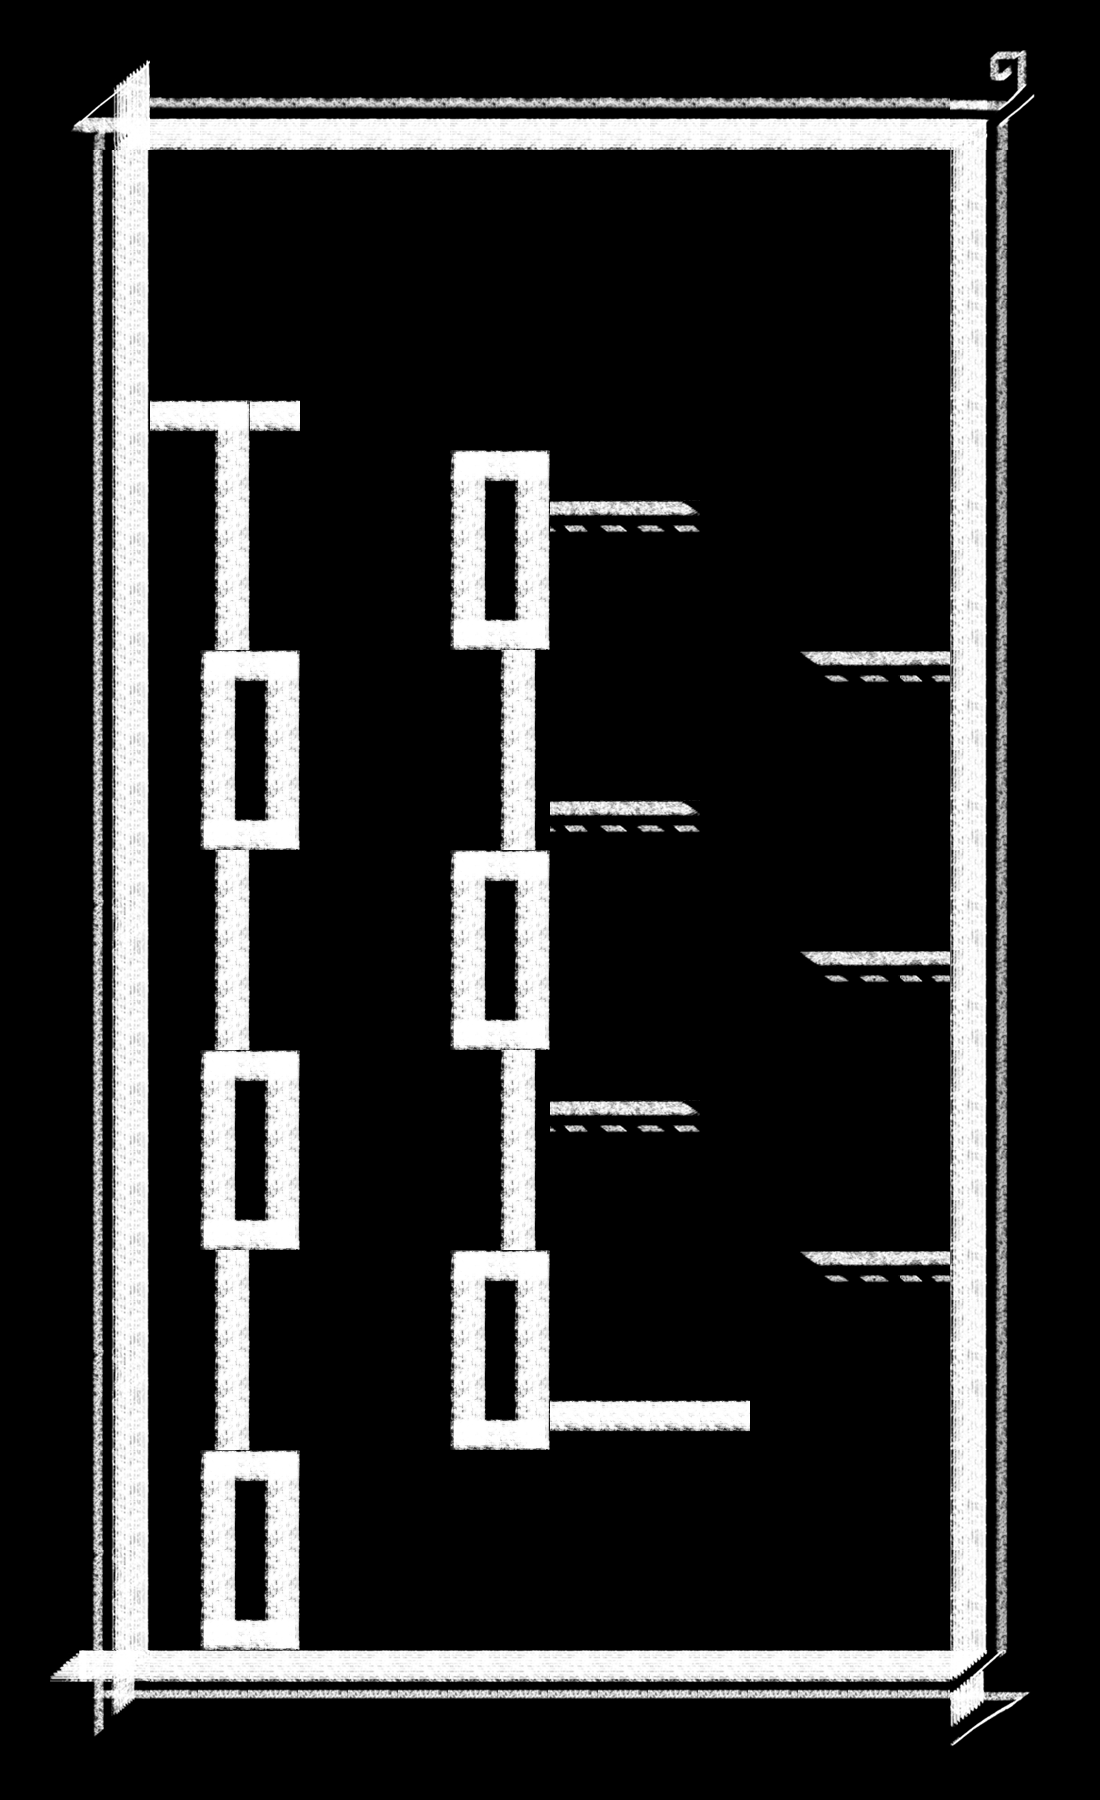

Rendered tile map (Tiled .tmx) drawn with the repository's tilesets; below, a short description and the map source with its tile grids summarised:
An orthogonal 22x36 tile map with 50x50 px tiles, 1 tile layer (Tiles) and 24 objects (10x Spikes, 8x Barrier, 4x Generator, Portal, Player).

<map version="1.0" orientation="orthogonal" width="22" height="36" tilewidth="50" tileheight="50">
 <tileset firstgid="1" source="tiles3.tsx" />
 <layer name="Tiles" width="22" height="36">
  <data>[792 cells, 277 non-empty, 40 distinct tile ids]</data>
 </layer>
 <objectgroup name="Objects" width="22" height="36">
  <object name="Portal" type="Portal" x="750" y="1450" width="150" height="150">
   <properties>
    <property name="Color" value="Red" />
   </properties>
  </object>
  <object name="Player" type="Player" x="650" y="1500" width="50" height="100" />
  <object name="Barrier" type="Barrier" x="450" y="1450" width="50" height="50">
   <properties>
    <property name="Color" value="Blue" />
    <property name="Direction" value="Left" />
   </properties>
  </object>
  <object name="Blue" type="Generator" x="550" y="1400" width="50" height="50">
   <properties>
    <property name="Color" value="Blue" />
    <property name="Direction" value="Down" />
   </properties>
  </object>
  <object name="Barrier" type="Barrier" x="450" y="1500" width="50" height="50">
   <properties>
    <property name="Color" value="Blue" />
    <property name="Direction" value="Left" />
   </properties>
  </object>
  <object name="Barrier" type="Barrier" x="450" y="1600" width="50" height="50">
   <properties>
    <property name="Color" value="Blue" />
    <property name="Direction" value="Left" />
   </properties>
  </object>
  <object name="Barrier" type="Barrier" x="450" y="1550" width="50" height="50">
   <properties>
    <property name="Color" value="Blue" />
    <property name="Direction" value="Left" />
   </properties>
  </object>
  <object name="Barrier" type="Barrier" x="750" y="1400" width="50" height="50">
   <properties>
    <property name="Color" value="Red" />
    <property name="Direction" value="Up" />
   </properties>
  </object>
  <object name="Barrier" type="Barrier" x="800" y="1400" width="50" height="50">
   <properties>
    <property name="Color" value="Red" />
    <property name="Direction" value="Up" />
   </properties>
  </object>
  <object name="Barrier" type="Barrier" x="850" y="1400" width="50" height="50">
   <properties>
    <property name="Color" value="Red" />
    <property name="Direction" value="Up" />
   </properties>
  </object>
  <object name="Barrier" type="Barrier" x="900" y="1400" width="50" height="50">
   <properties>
    <property name="Color" value="Red" />
    <property name="Direction" value="Up" />
   </properties>
  </object>
  <object name="Red" type="Generator" x="150" y="100" width="50" height="50">
   <properties>
    <property name="Color" value="Red" />
    <property name="Direction" value="Down" />
   </properties>
  </object>
  <object name="Black" type="Generator" x="250" y="100" width="50" height="50">
   <properties>
    <property name="Color" value="Black" />
    <property name="Direction" value="Down" />
   </properties>
  </object>
  <object name="Yellow" type="Generator" x="700" y="100" width="50" height="50">
   <properties>
    <property name="Color" value="Yellow" />
    <property name="Direction" value="Down" />
   </properties>
  </object>
  <object name="Spikes" type="Spikes" x="250" y="450" width="50" height="100">
   <properties>
    <property name="Direction" value="Right" />
   </properties>
  </object>
  <object name="Spikes" type="Spikes" x="450" y="650" width="50" height="100">
   <properties>
    <property name="Direction" value="Left" />
   </properties>
  </object>
  <object name="Spikes" type="Spikes" x="450" y="750" width="50" height="100">
   <properties>
    <property name="Direction" value="Left" />
   </properties>
  </object>
  <object name="Spikes" type="Spikes" x="450" y="1050" width="50" height="100">
   <properties>
    <property name="Direction" value="Left" />
   </properties>
  </object>
  <object name="Spikes" type="Spikes" x="450" y="1150" width="50" height="100">
   <properties>
    <property name="Direction" value="Left" />
   </properties>
  </object>
  <object name="Spikes" type="Spikes" x="250" y="550" width="50" height="100">
   <properties>
    <property name="Direction" value="Right" />
   </properties>
  </object>
  <object name="Spikes" type="Spikes" x="250" y="850" width="50" height="100">
   <properties>
    <property name="Direction" value="Right" />
   </properties>
  </object>
  <object name="Spikes" type="Spikes" x="250" y="950" width="50" height="100">
   <properties>
    <property name="Direction" value="Right" />
   </properties>
  </object>
  <object name="Spikes" type="Spikes" x="250" y="1250" width="50" height="100">
   <properties>
    <property name="Direction" value="Right" />
   </properties>
  </object>
  <object name="Spikes" type="Spikes" x="250" y="1350" width="50" height="100">
   <properties>
    <property name="Direction" value="Right" />
   </properties>
  </object>
 </objectgroup>
</map>